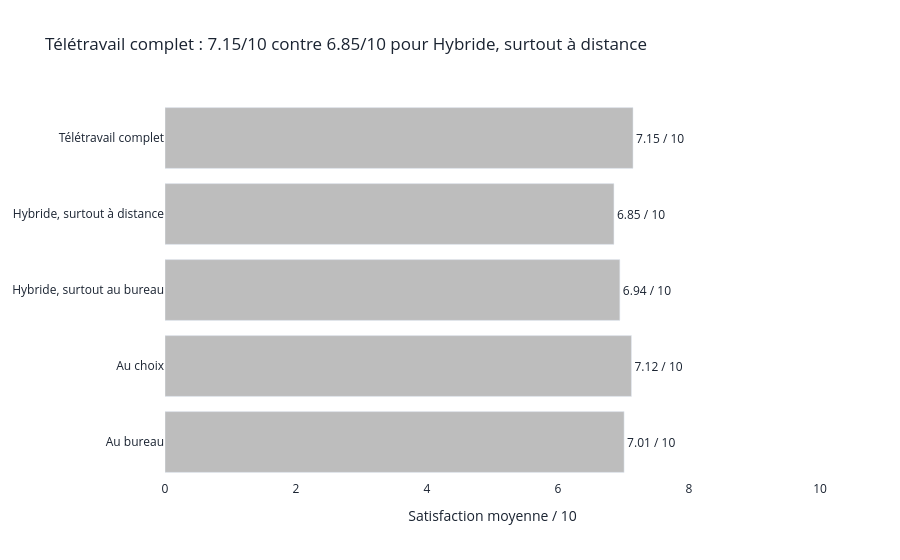

The notebook cell saved with this chart:
### Code cell
def graphique(valides, stats, titre, accents=()):
    visibles = stats[stats["repondants"] >= SEUIL].copy()
    if visibles.empty:
        print("Effectif trop faible")
        return
    visibles["etiquette"] = visibles["satisfaction"].map(lambda v: f"{v:.2f} / 10")
    fig = px.bar(visibles, x="satisfaction", y="categorie", orientation="h",
                 text="etiquette", hover_data=["repondants"], title=titre)
    fig.update_traces(marker_color=[ACCENT if x in accents else GRIS for x in visibles["categorie"]],
                      textposition="outside", cliponaxis=False)
    fig.update_layout(xaxis=dict(range=[0, 10], title="Satisfaction moyenne / 10", showgrid=False),
                      yaxis_title=None, plot_bgcolor="white", paper_bgcolor="white", font_color=ENCRE)
    fig.show()
    print(legende_population(valides[valides["categorie"].isin(visibles["categorie"])], qui, 2026))

def constat(stats):
    visibles = stats[stats["repondants"] >= SEUIL]
    if len(visibles) < 2:
        return "Effectif insuffisant pour comparer", None
    haut = visibles.loc[visibles["satisfaction"].idxmax()]
    bas = visibles.loc[visibles["satisfaction"].idxmin()]
    ecart = haut["satisfaction"] - bas["satisfaction"]
    return f"{haut['categorie']} : {haut['satisfaction']:.2f}/10 contre {bas['satisfaction']:.2f}/10 pour {bas['categorie']}", ecart

titre_mode, ecart_mode = constat(modes)
graphique(valides_mode, modes, titre_mode)
print("Je remarque :", titre_mode)
print("Je me demande si ces écarts persistent selon la taille de l'entreprise.")

### Figure 1 — Plotly figure (JSON) as saved in the notebook; plotly's stock layout.template omitted (floating-point values rounded to 4 significant figures)
{"data": [{"cliponaxis": false, "customdata": [[428], [551], [845], [665], [865]], "hovertemplate": "satisfaction=%{x}<br>categorie=%{y}<br>etiquette=%{text}<br>repondants=%{customdata[0]}<extra></extra>", "legendgroup": "", "marker": {"color": ["#BDBDBD", "#BDBDBD", "#BDBDBD", "#BDBDBD", "#BDBDBD"], "pattern": {"shape": ""}}, "name": "", "orientation": "h", "showlegend": false, "text": ["7.01 / 10", "7.12 / 10", "6.94 / 10", "6.85 / 10", "7.15 / 10"], "textposition": "outside", "type": "bar", "x": [7.009, 7.122, 6.944, 6.854, 7.146], "xaxis": "x", "y": ["Au bureau", "Au choix", "Hybride, surtout au bureau", "Hybride, surtout à distance", "Télétravail complet"], "yaxis": "y"}], "layout": {"barmode": "relative", "font": {"color": "#1A2331"}, "legend": {"tracegroupgap": 0}, "paper_bgcolor": "white", "plot_bgcolor": "white", "title": {"text": "Télétravail complet : 7.15/10 contre 6.85/10 pour Hybride, surtout à distance"}, "xaxis": {"anchor": "y", "domain": [0, 1], "range": [0, 10], "showgrid": false, "title": {"text": "Satisfaction moyenne / 10"}}, "yaxis": {"anchor": "x", "domain": [0, 1], "title": {}}}}
